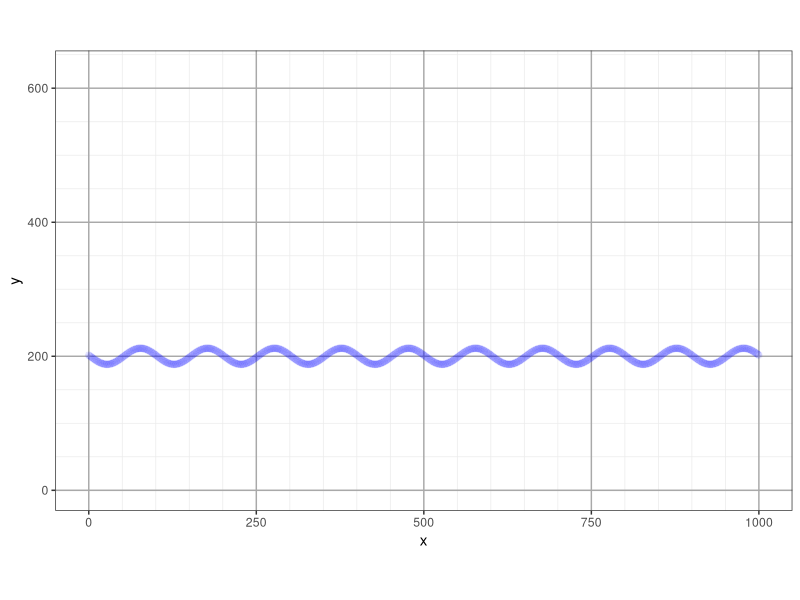

Here is the R script that generated this plot:
### Change the lines below to input wave parameters ###
## This script is used to investigate wave properties

# Wavelength (in graphing units)
L <- 100

# Water depth (in graphing units)
H <- 200

# Amplitude (in graphing units)
A <- 12

# Phase shift 
p <- 3

# Time needed for plot to show 
# Slower computers might need to increase the time
pausetime <- 2

### Do not change anything below this line ###

# Check library installation
if("png" %in% rownames(installed.packages()) == FALSE){
  install.packages("png")
}
if("ggplot2" %in% rownames(installed.packages()) == FALSE){
  install.packages("ggplot2")
}
if("grid" %in% rownames(installed.packages()) == FALSE){
  install.packages("grid")
}

# Libraries
library("png")  # PNG library
library("ggplot2")  # ggplot2 library
library("grid")

# Wavenumber calculations
k <- 2*pi/L

# Graph dimensions
graph_dim <- 1000

# Horizontal grid
x <- seq(0, graph_dim, by = 1)

# Calculate wave positions for each point in x
y_wave <- A*sin(k*x + p) + H

# Make data frame
wave_data <- data.frame(x, y_wave) 

# Graph dimensions
graph_dim <- 1000

# Picture dimensions - from file
img_sizeX <- 1920
img_sizeY <- 1200

# Plot
q <- qplot(1:graph_dim, 1:graph_dim*(img_sizeY/img_sizeX), geom="blank", xlab = "x", ylab = "y") +
  
  # Modify grids
  theme_bw() +
  theme(panel.grid.major = element_line(colour="darkgrey", size=0.5)) +
  scale_x_continuous(minor_breaks = seq(-100, 1100, 50)) +
  scale_y_continuous(minor_breaks = seq(-100, 1100, 50)) +
  
  # Add wave
  geom_point(data = wave_data, mapping =
               aes(x = x, y = y_wave), alpha = 0.05,
             colour = 'blue', fill = "blue", size = 2) +
  
  # Add fixed coordinates
  coord_fixed() 

plot(q)
Sys.sleep(pausetime)
  





